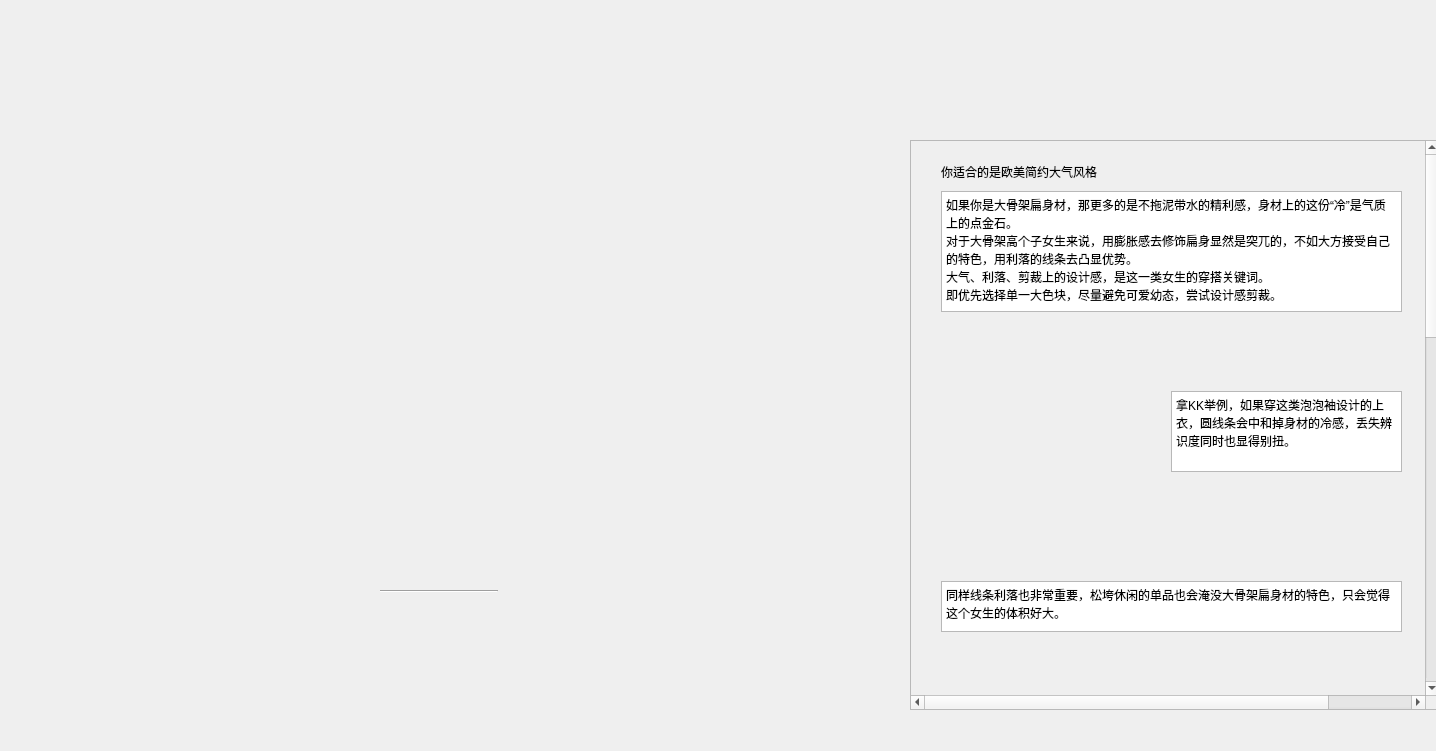
<?xml version="1.0" encoding="UTF-8"?>
<ui version="4.0">
 <class>coldbigthin</class>
 <widget class="QWidget" name="coldbigthin">
  <property name="geometry">
   <rect>
    <x>0</x>
    <y>0</y>
    <width>1436</width>
    <height>751</height>
   </rect>
  </property>
  <property name="windowTitle">
   <string>Form</string>
  </property>
  <widget class="Line" name="line_3">
   <property name="geometry">
    <rect>
     <x>380</x>
     <y>590</y>
     <width>118</width>
     <height>3</height>
    </rect>
   </property>
   <property name="orientation">
    <enum>Qt::Horizontal</enum>
   </property>
  </widget>
  <widget class="QScrollArea" name="scrollArea">
   <property name="geometry">
    <rect>
     <x>910</x>
     <y>140</y>
     <width>530</width>
     <height>570</height>
    </rect>
   </property>
   <property name="minimumSize">
    <size>
     <width>500</width>
     <height>570</height>
    </size>
   </property>
   <property name="verticalScrollBarPolicy">
    <enum>Qt::ScrollBarAlwaysOn</enum>
   </property>
   <property name="horizontalScrollBarPolicy">
    <enum>Qt::ScrollBarAlwaysOn</enum>
   </property>
   <property name="widgetResizable">
    <bool>false</bool>
   </property>
   <widget class="QWidget" name="scrollAreaWidgetContents">
    <property name="geometry">
     <rect>
      <x>0</x>
      <y>0</y>
      <width>619</width>
      <height>1600</height>
     </rect>
    </property>
    <widget class="QLabel" name="label">
     <property name="geometry">
      <rect>
       <x>30</x>
       <y>20</y>
       <width>241</width>
       <height>21</height>
      </rect>
     </property>
     <property name="text">
      <string>你适合的是欧美简约大气风格</string>
     </property>
    </widget>
    <widget class="QTextBrowser" name="textBrowser">
     <property name="geometry">
      <rect>
       <x>30</x>
       <y>50</y>
       <width>461</width>
       <height>121</height>
      </rect>
     </property>
     <property name="html">
      <string>&lt;!DOCTYPE HTML PUBLIC &quot;-//W3C//DTD HTML 4.0//EN&quot; &quot;http://www.w3.org/TR/REC-html40/strict.dtd&quot;&gt;
&lt;html&gt;&lt;head&gt;&lt;meta name=&quot;qrichtext&quot; content=&quot;1&quot; /&gt;&lt;style type=&quot;text/css&quot;&gt;
p, li { white-space: pre-wrap; }
&lt;/style&gt;&lt;/head&gt;&lt;body style=&quot; font-family:'SimSun'; font-size:9pt; font-weight:400; font-style:normal;&quot;&gt;
&lt;p style=&quot; margin-top:0px; margin-bottom:0px; margin-left:0px; margin-right:0px; -qt-block-indent:0; text-indent:0px;&quot;&gt;如果你是大骨架扁身材，那更多的是不拖泥带水的精利感，身材上的这份“冷”是气质上的点金石。&lt;/p&gt;
&lt;p style=&quot; margin-top:0px; margin-bottom:0px; margin-left:0px; margin-right:0px; -qt-block-indent:0; text-indent:0px;&quot;&gt;对于大骨架高个子女生来说，用膨胀感去修饰扁身显然是突兀的，不如大方接受自己的特色，用利落的线条去凸显优势。&lt;/p&gt;
&lt;p style=&quot; margin-top:0px; margin-bottom:0px; margin-left:0px; margin-right:0px; -qt-block-indent:0; text-indent:0px;&quot;&gt;大气、利落、剪裁上的设计感，是这一类女生的穿搭关键词。&lt;/p&gt;
&lt;p style=&quot; margin-top:0px; margin-bottom:0px; margin-left:0px; margin-right:0px; -qt-block-indent:0; text-indent:0px;&quot;&gt;即优先选择单一大色块，尽量避免可爱幼态，尝试设计感剪裁。&lt;/p&gt;&lt;/body&gt;&lt;/html&gt;</string>
     </property>
    </widget>
    <widget class="QTextBrowser" name="textBrowser_2">
     <property name="geometry">
      <rect>
       <x>260</x>
       <y>250</y>
       <width>231</width>
       <height>81</height>
      </rect>
     </property>
     <property name="html">
      <string>&lt;!DOCTYPE HTML PUBLIC &quot;-//W3C//DTD HTML 4.0//EN&quot; &quot;http://www.w3.org/TR/REC-html40/strict.dtd&quot;&gt;
&lt;html&gt;&lt;head&gt;&lt;meta name=&quot;qrichtext&quot; content=&quot;1&quot; /&gt;&lt;style type=&quot;text/css&quot;&gt;
p, li { white-space: pre-wrap; }
&lt;/style&gt;&lt;/head&gt;&lt;body style=&quot; font-family:'SimSun'; font-size:9pt; font-weight:400; font-style:normal;&quot;&gt;
&lt;p style=&quot; margin-top:0px; margin-bottom:0px; margin-left:0px; margin-right:0px; -qt-block-indent:0; text-indent:0px;&quot;&gt;拿KK举例，如果穿这类泡泡袖设计的上衣，圆线条会中和掉身材的冷感，丢失辨识度同时也显得别扭。&lt;/p&gt;&lt;/body&gt;&lt;/html&gt;</string>
     </property>
    </widget>
    <widget class="QLabel" name="label_2">
     <property name="geometry">
      <rect>
       <x>30</x>
       <y>180</y>
       <width>221</width>
       <height>241</height>
      </rect>
     </property>
     <property name="text">
      <string/>
     </property>
    </widget>
    <widget class="QTextBrowser" name="textBrowser_3">
     <property name="geometry">
      <rect>
       <x>30</x>
       <y>440</y>
       <width>461</width>
       <height>51</height>
      </rect>
     </property>
     <property name="html">
      <string>&lt;!DOCTYPE HTML PUBLIC &quot;-//W3C//DTD HTML 4.0//EN&quot; &quot;http://www.w3.org/TR/REC-html40/strict.dtd&quot;&gt;
&lt;html&gt;&lt;head&gt;&lt;meta name=&quot;qrichtext&quot; content=&quot;1&quot; /&gt;&lt;style type=&quot;text/css&quot;&gt;
p, li { white-space: pre-wrap; }
&lt;/style&gt;&lt;/head&gt;&lt;body style=&quot; font-family:'SimSun'; font-size:9pt; font-weight:400; font-style:normal;&quot;&gt;
&lt;p style=&quot; margin-top:0px; margin-bottom:0px; margin-left:0px; margin-right:0px; -qt-block-indent:0; text-indent:0px;&quot;&gt;同样线条利落也非常重要，松垮休闲的单品也会淹没大骨架扁身材的特色，只会觉得这个女生的体积好大。&lt;/p&gt;&lt;/body&gt;&lt;/html&gt;</string>
     </property>
    </widget>
    <widget class="QTextBrowser" name="textBrowser_4">
     <property name="geometry">
      <rect>
       <x>30</x>
       <y>590</y>
       <width>201</width>
       <height>51</height>
      </rect>
     </property>
     <property name="html">
      <string>&lt;!DOCTYPE HTML PUBLIC &quot;-//W3C//DTD HTML 4.0//EN&quot; &quot;http://www.w3.org/TR/REC-html40/strict.dtd&quot;&gt;
&lt;html&gt;&lt;head&gt;&lt;meta name=&quot;qrichtext&quot; content=&quot;1&quot; /&gt;&lt;style type=&quot;text/css&quot;&gt;
p, li { white-space: pre-wrap; }
&lt;/style&gt;&lt;/head&gt;&lt;body style=&quot; font-family:'SimSun'; font-size:9pt; font-weight:400; font-style:normal;&quot;&gt;
&lt;p style=&quot; margin-top:0px; margin-bottom:0px; margin-left:0px; margin-right:0px; -qt-block-indent:0; text-indent:0px;&quot;&gt;▲ 2个松垮单品的错误示范，淹没了KK的身材亮点。&lt;/p&gt;&lt;/body&gt;&lt;/html&gt;</string>
     </property>
    </widget>
    <widget class="QLabel" name="label_3">
     <property name="geometry">
      <rect>
       <x>250</x>
       <y>500</y>
       <width>241</width>
       <height>221</height>
      </rect>
     </property>
     <property name="text">
      <string/>
     </property>
    </widget>
    <widget class="QTextBrowser" name="textBrowser_5">
     <property name="geometry">
      <rect>
       <x>30</x>
       <y>740</y>
       <width>461</width>
       <height>211</height>
      </rect>
     </property>
     <property name="html">
      <string>&lt;!DOCTYPE HTML PUBLIC &quot;-//W3C//DTD HTML 4.0//EN&quot; &quot;http://www.w3.org/TR/REC-html40/strict.dtd&quot;&gt;
&lt;html&gt;&lt;head&gt;&lt;meta name=&quot;qrichtext&quot; content=&quot;1&quot; /&gt;&lt;style type=&quot;text/css&quot;&gt;
p, li { white-space: pre-wrap; }
&lt;/style&gt;&lt;/head&gt;&lt;body style=&quot; font-family:'SimSun'; font-size:9pt; font-weight:400; font-style:normal;&quot;&gt;
&lt;p style=&quot; margin-top:0px; margin-bottom:0px; margin-left:0px; margin-right:0px; -qt-block-indent:0; text-indent:0px;&quot;&gt;线条利落的单品，才能衬得大骨架扁身材的人精神又干练，有一种骨子里冒出来的高级感。&lt;/p&gt;
&lt;p style=&quot; margin-top:0px; margin-bottom:0px; margin-left:0px; margin-right:0px; -qt-block-indent:0; text-indent:0px;&quot;&gt;再就是剪裁上的设计感，也非常适合这类姑娘用来凸显优势。&lt;/p&gt;
&lt;p style=&quot;-qt-paragraph-type:empty; margin-top:0px; margin-bottom:0px; margin-left:0px; margin-right:0px; -qt-block-indent:0; text-indent:0px;&quot;&gt;&lt;br /&gt;&lt;/p&gt;
&lt;p style=&quot; margin-top:0px; margin-bottom:0px; margin-left:0px; margin-right:0px; -qt-block-indent:0; text-indent:0px;&quot;&gt;一件衣服的设计感，可以体现在图案上、装饰上、剪裁上，一般选款时，都建议选设计元素少的，重点在一处就行。对于大骨架扁身来说，只选择剪裁上的设计感是最优的。&lt;/p&gt;
&lt;p style=&quot;-qt-paragraph-type:empty; margin-top:0px; margin-bottom:0px; margin-left:0px; margin-right:0px; -qt-block-indent:0; text-indent:0px;&quot;&gt;&lt;br /&gt;&lt;/p&gt;
&lt;p style=&quot; margin-top:0px; margin-bottom:0px; margin-left:0px; margin-right:0px; -qt-block-indent:0; text-indent:0px;&quot;&gt;大骨架扁身材本来就给人高瘦时髦的印象，上下分体会中规中矩，剪裁设计上的点缀能让整个人更有灵气。&lt;/p&gt;
&lt;p style=&quot; margin-top:0px; margin-bottom:0px; margin-left:0px; margin-right:0px; -qt-block-indent:0; text-indent:0px;&quot;&gt;纵向剪裁的设计，总能给单品增加一些冷的感觉，和扁身特别契合。&lt;/p&gt;&lt;/body&gt;&lt;/html&gt;</string>
     </property>
    </widget>
    <widget class="QLabel" name="label_4">
     <property name="geometry">
      <rect>
       <x>30</x>
       <y>960</y>
       <width>461</width>
       <height>301</height>
      </rect>
     </property>
     <property name="text">
      <string/>
     </property>
    </widget>
    <widget class="QLabel" name="label_5">
     <property name="geometry">
      <rect>
       <x>30</x>
       <y>1280</y>
       <width>461</width>
       <height>321</height>
      </rect>
     </property>
     <property name="text">
      <string/>
     </property>
    </widget>
   </widget>
  </widget>
 </widget>
 <resources/>
 <connections/>
</ui>
